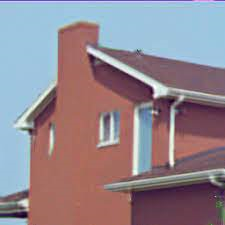
#> input picture CV/pytorch-init-and-face/code/pic/House256rgb.png, 225 x 225 px
$ jupyter execute W2_OpenCV.ipynb
#> lines starting #> are read from the running program, lines starting #| are printed output that depends on the picture; after the words box and inside, x2 and y2 are one past the last pixel; in counts of white or black regions, pixels touching at a corner belong together
[cell 1]
import cv2
import numpy as np
import matplotlib.pyplot as plot

[cell 2]
print('hello world')

### 利用 opencv 读取图片并显示

[cell 3]
img = cv2.imread('./pic/House256rgb.png', 1)
#> img is the input picture: shape (225, 225, 3); mean B, G, R 142.8, 133.7, 147.1
cv2.imshow('Image', img)
cv2.waitKey(0)

[cell 4]
img = cv2.imread('./pic/House256rgb.png', 0)
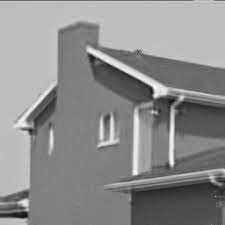
#> img: shape (225, 225); min 0, max 255, mean 140.9
cv2.imshow('Image', img)
cv2.waitKey(0)

[cell 5]
img = cv2.imread('./pic/House256rgb.png', 1)
print(type(img))
#| <class 'numpy.ndarray'>
print(img.shape)
#| (225, 225, 3)
print(img[10, 8, 0])
#| 225

[cell 6]
img = cv2.imread('./pic/House256rgb.png', 1)
img_crop = img[:100, 100:180, :]
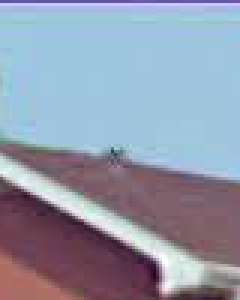
#> img_crop: shape (100, 80, 3) (shown 3 times larger); mean B, G, R 171.4, 153.1, 145.8
print(img_crop.shape)
#| (100, 80, 3)
cv2.imshow('Crop Image', img_crop)
cv2.waitKey(0)

[cell 7]
img = cv2.imread('./pic/House256rgb.png', 1)
plot.imshow(img)
plot.show()

### RGB & BGR

[cell 8]
img = cv2.imread('./pic/House256rgb.png', 1)
[b, g, r] = cv2.split(img)
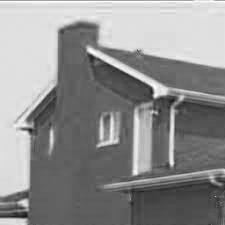
#> b: shape (225, 225); min 23, max 255, mean 142.8
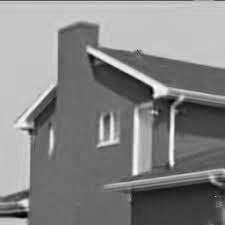
#> g: shape (225, 225); min 0, max 255, mean 133.7
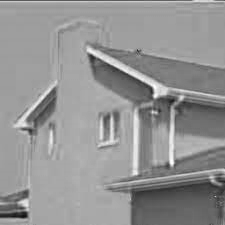
#> r: shape (225, 225); min 16, max 255, mean 147.1
img_rgb = cv2.merge([r, g, b])
plot.imshow(img_rgb)
plot.show()

[cell 9]
img = cv2.imread('./pic/House256rgb.png', 1)
img_rgb = cv2.cvtColor(img, cv2.COLOR_BGR2RGB)
plot.imshow(img_rgb)
plot.show()

### 图像保存 JPEG 和 PNG

[cell 10]
img = cv2.imread('./pic/House256rgb.png')
cv2.imwrite('imageTest_PNG.png', img)
#> Out = True

[cell 11]
img = cv2.imread('./pic/House256rgb.png')
Quality = 80
cv2.imwrite('imageTest_JPEG_%d.jpg' % Quality, img, [cv2.IMWRITE_JPEG_QUALITY, Quality])
#> Out = True

### 颜色空间转换

### RGB

[cell 12]
# [5 lines of commented-out code are left out]

[cell 13]
img = cv2.imread('./pic/House256rgb.png')
print(img[:,:,0].shape)
#| (225, 225)
plot.subplot(131)
plot.imshow(img[:,:,0], cmap='gray')
plot.title('B')
plot.subplot(132)
plot.imshow(img[:,:,1], cmap='gray')
plot.title('G')
plot.subplot(133)
plot.imshow(img[:,:,2], cmap='gray')
plot.title('R')
plot.show()

## RGB->YCrCb

[cell 14]
# [6 lines of commented-out code are left out]

[cell 15]
img = cv2.imread('./pic/House256rgb.png')
img_YCbCr = cv2.cvtColor(img, cv2.COLOR_BGR2YCrCb)
#> img_YCbCr: shape (225, 225, 3); mean of channels 0, 1, 2 138.7, 134, 130.3
plot.subplot(131)
plot.imshow(img_YCbCr[:,:,0], cmap='gray')
plot.title('Y')
plot.subplot(132)
plot.imshow(img_YCbCr[:,:,1], cmap='gray')
plot.title('Cr')
plot.subplot(133)
plot.imshow(img_YCbCr[:,:,2], cmap='gray')
plot.title('Cb')
plot.show()
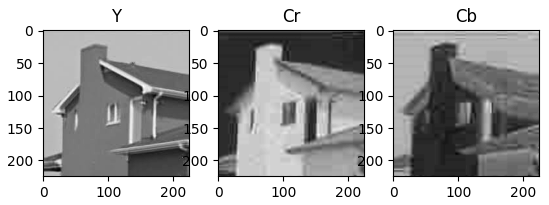
#> figure drawn by matplotlib, 3 panels

### RGB --> HSV

[cell 16]
img = cv2.imread('./pic/House256rgb.png')
img_HSV = cv2.cvtColor(img, cv2.COLOR_BGR2HSV)
#> img_HSV: shape (225, 225, 3); mean H, S, V 85.6, 80.3, 169.2
plot.subplot(131)
plot.imshow(img_HSV[:,:,0], cmap='gray')
plot.title('H')
plot.subplot(132)
plot.imshow(img_HSV[:,:,1], cmap='gray')
plot.title('S')
plot.subplot(133)
plot.imshow(img_HSV[:,:,2], cmap='gray')
plot.title('V')
plot.show()
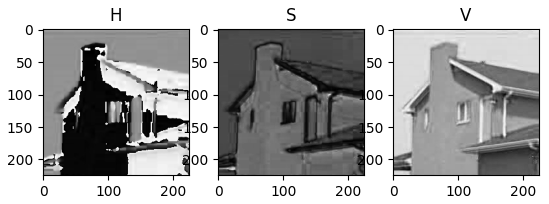
#> figure drawn by matplotlib, 3 panels

## 在图中画一条蓝线和一个红点

[cell 17]
for k in range(0, 225):
    img[k, 100, :] = [225, 0, 0]
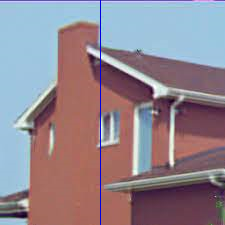
#> img: shape (225, 225, 3); 0.44% of pixels changed, all inside (x1, y1, x2, y2) = (100, 0, 101, 225)
for g in range(1,200,2):
    img[g, g] = [ 0, 0, 255]
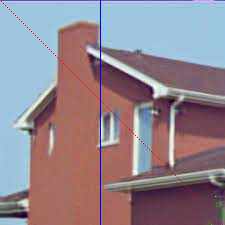
#> img: shape (225, 225, 3); 0.2% of pixels changed, all inside (x1, y1, x2, y2) = (1, 1, 200, 200)

cv2.imshow('image', img)
cv2.waitKey(0)

# [7 lines of commented-out code are left out]

[cell 18]
disrow = 500
discol = 500
new_img = cv2.resize(img, (disrow, discol), interpolation = cv2.INTER_CUBIC)
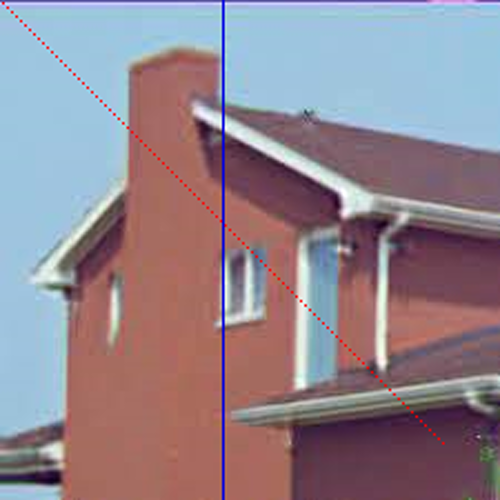
#> new_img: shape (500, 500, 3); mean B, G, R 142.9, 132.8, 146.6
cv2.imshow('new_img', new_img)
cv2.waitKey(0)
